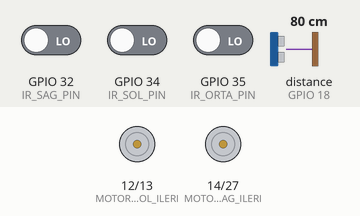
Simulated run of this sketch. Board: ESP32. Shown: motor-driver pin pairs drawn as motors (green arrow = first pin HIGH = forward, orange = second pin HIGH = backward, longer = more drive). Wiring (inferred from the names in the program): ultrasonic range finder: trigger GPIO 5; echo GPIO 18. The inputs (shaded band) are chosen by the test bench; at power-on: GPIO 32 (IR_SAG_PIN) LOW, GPIO 34 (IR_SOL_PIN) LOW, GPIO 35 (IR_ORTA_PIN) LOW, distance to the obstacle (sensor on GPIO 18) 80 cm. The echo pulse lasts 58.3 µs per cm; what the sketch prints to the serial monitor is not drawn.

Above: at 1.2 s.
1.3 s: GPIO 32 (IR_SAG_PIN) driven HIGH
At 1.7 s:
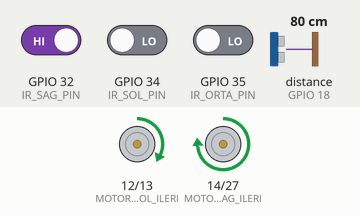
2.8 s: GPIO 34 (IR_SOL_PIN) driven HIGH
At 3.4 s:
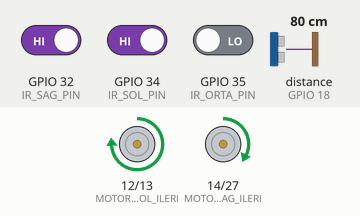
4.3 s: GPIO 34 (IR_SOL_PIN) driven LOW
At 5.4 s:
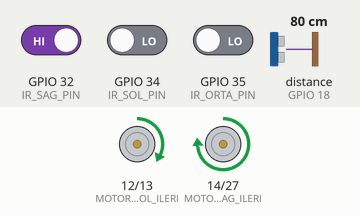
5.8 s: GPIO 32 (IR_SAG_PIN) driven LOW
At 5.94 s:
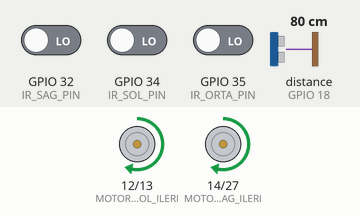
Timing chart, 0 to 8.5 s (numbered marks = the images above; inputs shaded):
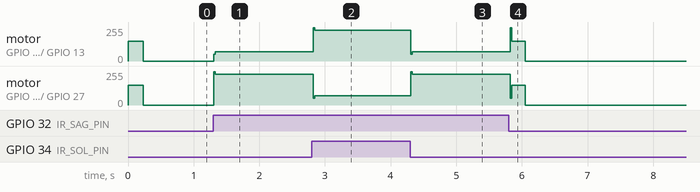

Measured:
- after the input at 1.3 s, motor on GPIO 12 (MOTOR_SOL_ILERI) / GPIO 13 (MOTOR_SOL_GERI): stopped → forward 70/255 at once; motor on GPIO 14 (MOTOR_SAG_ILERI) / GPIO 27 (MOTOR_SAG_GERI): stopped → forward 230/255 at once
- after the input at 2.8 s, motor on GPIO 12 (MOTOR_SOL_ILERI) / GPIO 13 (MOTOR_SOL_GERI): forward 70/255 → forward 230/255 at once; motor on GPIO 14 (MOTOR_SAG_ILERI) / GPIO 27 (MOTOR_SAG_GERI): forward 230/255 → forward 70/255 at once
- after the input at 4.3 s, motor on GPIO 12 (MOTOR_SOL_ILERI) / GPIO 13 (MOTOR_SOL_GERI): forward 230/255 → forward 70/255 at once; motor on GPIO 14 (MOTOR_SAG_ILERI) / GPIO 27 (MOTOR_SAG_GERI): forward 70/255 → forward 230/255 at once
- after the input at 5.8 s, motor on GPIO 12 (MOTOR_SOL_ILERI) / GPIO 13 (MOTOR_SOL_GERI): forward 70/255 → forward 150/255 at once, → stopped 0.23 s later; motor on GPIO 14 (MOTOR_SAG_ILERI) / GPIO 27 (MOTOR_SAG_GERI): forward 230/255 → forward 150/255 at once, → stopped 0.23 s later

The sketch:

sahapilot_firmware.ino
```cpp
/*
SahaPilot - ESP32 Firmware (v0.3 - PR2 + PR3 birlestirilmis)
Bu dosya, main branch PR#2 ile PR#3'un fikirlerini birlestirir.
PR#2: timeout = hata. PR#3: timeout = belirsiz, echo stuck-HIGH = hata.
Bu surum PR#3'un ayrimini esas alir, ama temkinlilik icin:
1) MESAFE_MIN_CM/MAX_CM menzil kontrolu korunur (PR#2'den).
2) Uzun sureli timeout (15 ardisik) yine de fail-safe olarak durdurur.
3) Cizgi kaybi esigi 10 (PR#2'nin temkinli degeri).
*/

const int IR_SOL_PIN = 34;
const int IR_ORTA_PIN = 35;
const int IR_SAG_PIN = 32;

const int ULTRASONIK_TRIG_PIN = 5;
const int ULTRASONIK_ECHO_PIN = 18;

const int MOTOR_SOL_ILERI = 12;
const int MOTOR_SOL_GERI = 13;
const int MOTOR_SAG_ILERI = 14;
const int MOTOR_SAG_GERI = 27;

const float KP = 4.0;
const float KD = 2.0;
const float ESIK_ENGEL_CM = 15.0;

const float MESAFE_MIN_CM = 2.0;
const float MESAFE_MAX_CM = 400.0;

const float MESAFE_MENZIL_DISI = -1.0;
const float MESAFE_SENSOR_ARIZASI = -2.0;

const int MAX_ARDISIK_ECHO_ARIZASI = 3;
const int MAX_ARDISIK_MENZIL_DISI = 15;
const int MAX_ARDISIK_CIZGI_KAYBI = 10;

float onceki_hata = 0.0;
unsigned long onceki_zaman_ms = 0;
int ardisik_echo_arizasi = 0;
int ardisik_menzil_disi = 0;
int ardisik_cizgi_kaybi = 0;

void setup() {
  Serial.begin(115200);
  pinMode(IR_SOL_PIN, INPUT);
  pinMode(IR_ORTA_PIN, INPUT);
  pinMode(IR_SAG_PIN, INPUT);
  pinMode(ULTRASONIK_TRIG_PIN, OUTPUT);
  pinMode(ULTRASONIK_ECHO_PIN, INPUT);
  pinMode(MOTOR_SOL_ILERI, OUTPUT);
  pinMode(MOTOR_SOL_GERI, OUTPUT);
  pinMode(MOTOR_SAG_ILERI, OUTPUT);
  pinMode(MOTOR_SAG_GERI, OUTPUT);
  onceki_zaman_ms = millis();
}

float hata_hesapla(bool &cizgi_var) {
  bool sol = digitalRead(IR_SOL_PIN) == HIGH;
  bool orta = digitalRead(IR_ORTA_PIN) == HIGH;
  bool sag = digitalRead(IR_SAG_PIN) == HIGH;
  cizgi_var = sol || orta || sag;
  if (orta) return 0.0;
  if (sol) return -1.0;
  if (sag) return 1.0;
  return 0.0;
}

float mesafe_olc_cm() {
  if (digitalRead(ULTRASONIK_ECHO_PIN) == HIGH) return MESAFE_SENSOR_ARIZASI;
  digitalWrite(ULTRASONIK_TRIG_PIN, LOW);
  delayMicroseconds(2);
  digitalWrite(ULTRASONIK_TRIG_PIN, HIGH);
  delayMicroseconds(10);
  digitalWrite(ULTRASONIK_TRIG_PIN, LOW);
  long sure_us = pulseIn(ULTRASONIK_ECHO_PIN, HIGH, 30000);
  if (sure_us == 0) return MESAFE_MENZIL_DISI;
  float mesafe = sure_us * 0.0343 / 2.0;
  if (mesafe < MESAFE_MIN_CM || mesafe > MESAFE_MAX_CM) return MESAFE_MENZIL_DISI;
  return mesafe;
}

void motorlari_sur(float pd_cikti) {
  int taban_hiz = 150;
  int fark = constrain((int)(pd_cikti * 20), -100, 100);
  int sol_hiz = constrain(taban_hiz - fark, 0, 255);
  int sag_hiz = constrain(taban_hiz + fark, 0, 255);
  analogWrite(MOTOR_SOL_ILERI, sol_hiz);
  analogWrite(MOTOR_SAG_ILERI, sag_hiz);
  digitalWrite(MOTOR_SOL_GERI, LOW);
  digitalWrite(MOTOR_SAG_GERI, LOW);
}

void dur() {
  analogWrite(MOTOR_SOL_ILERI, 0);
  analogWrite(MOTOR_SAG_ILERI, 0);
  digitalWrite(MOTOR_SOL_GERI, LOW);
  digitalWrite(MOTOR_SAG_GERI, LOW);
  onceki_hata = 0.0;
}

void loop() {
  unsigned long simdi_ms = millis();
  float dt = (simdi_ms - onceki_zaman_ms) / 1000.0;
  if (dt <= 0) dt = 0.001;
  float mesafe = mesafe_olc_cm();
  if (mesafe == MESAFE_SENSOR_ARIZASI) {
    ardisik_echo_arizasi++;
    ardisik_menzil_disi = 0;
    Serial.print("[HATA] Echo hatti takili kaldi, ardisik: ");
    Serial.println(ardisik_echo_arizasi);
  } else if (mesafe == MESAFE_MENZIL_DISI) {
    ardisik_echo_arizasi = 0;
    ardisik_menzil_disi++;
  } else {
    ardisik_echo_arizasi = 0;
    ardisik_menzil_disi = 0;
  }

  bool cizgi_var = false;
  float hata = hata_hesapla(cizgi_var);
  if (cizgi_var) {
    ardisik_cizgi_kaybi = 0;
  } else {
    ardisik_cizgi_kaybi++;
  }

  bool echo_arizali = ardisik_echo_arizasi >= MAX_ARDISIK_ECHO_ARIZASI;
  bool uzun_menzil_disi = ardisik_menzil_disi >= MAX_ARDISIK_MENZIL_DISI;
  bool cizgi_kayip = ardisik_cizgi_kaybi >= MAX_ARDISIK_CIZGI_KAYBI;
  bool engel_yakin = (mesafe >= 0.0) && (mesafe < ESIK_ENGEL_CM);

  if (echo_arizali || uzun_menzil_disi || cizgi_kayip || engel_yakin) {
    if (echo_arizali) Serial.println("[KRITIK] Ultrasonik sensor arizali -> arac durduruldu");
    if (uzun_menzil_disi) Serial.println("[KRITIK] Uzun sureli gecerli olcum yok -> arac durduruldu");
    if (cizgi_kayip) Serial.println("[KRITIK] Cizgi bulunamiyor -> arac durduruldu");
    dur();
  } else {
    float hata_hizi = (hata - onceki_hata) / dt;
    float pd_cikti = KP * hata + KD * hata_hizi;
    motorlari_sur(pd_cikti);
    onceki_hata = hata;
  }

  onceki_zaman_ms = simdi_ms;
  delay(20);
}

/*
YAPILACAKLAR:
1. Pin numaralarini gercek devre semasina gore guncelle.
2. IR sensor esiklerini gercek zeminde kalibre et.
3. engelden_kac() mantigini burada da uygula.
4. RF guvenlik katmani icin WiFi.scanNetworks() ile OUI eslestirmesi yaz.
   WiFi bilgileri gizli_ayarlar.h icinde tutulmali, bu dosyaya gomulmemeli.
      MAC/OUI eslestirmesinin sinirlari icin SECURITY.md'ye bakiniz.
      5. Seri port uzerinden telemetri yayinlayip davranisi karsilastir.
      6. MAX_ARDISIK_MENZIL_DISI (=15) degeri elle secildi, gercek testte ayarlanmali.
      */
```
